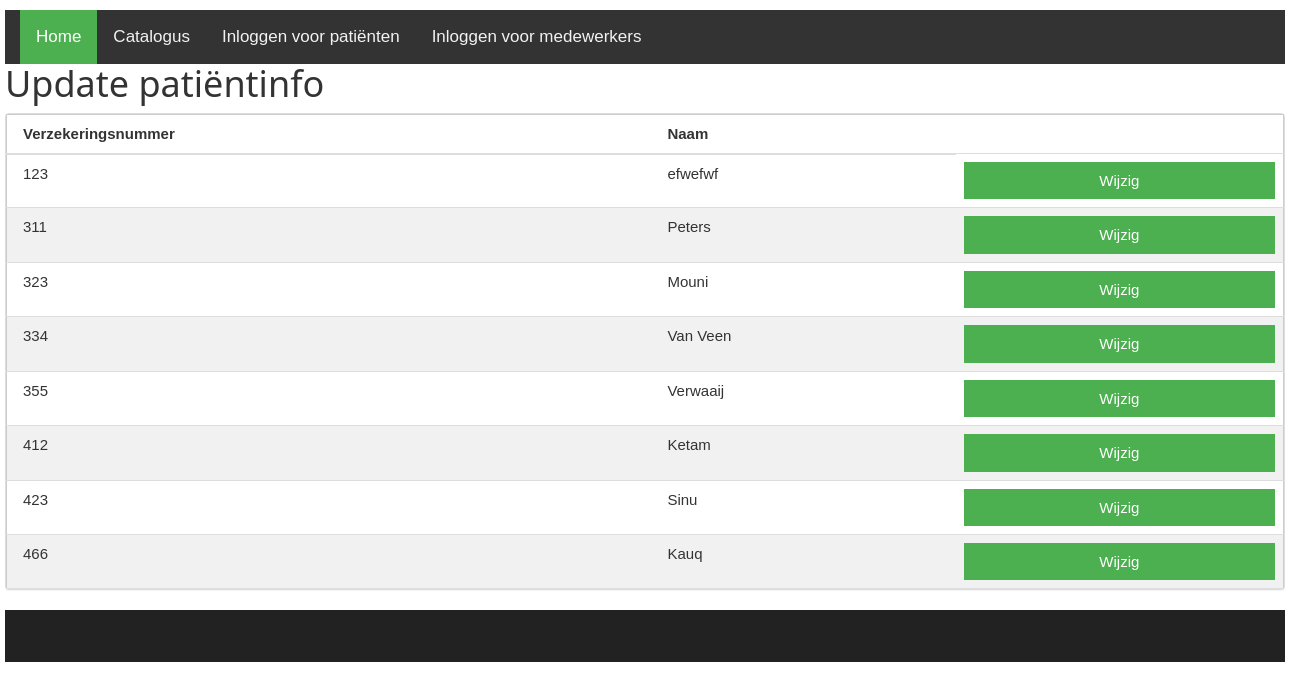
The page /wijzigpatientinfotabel.php on the database as committed earlier.
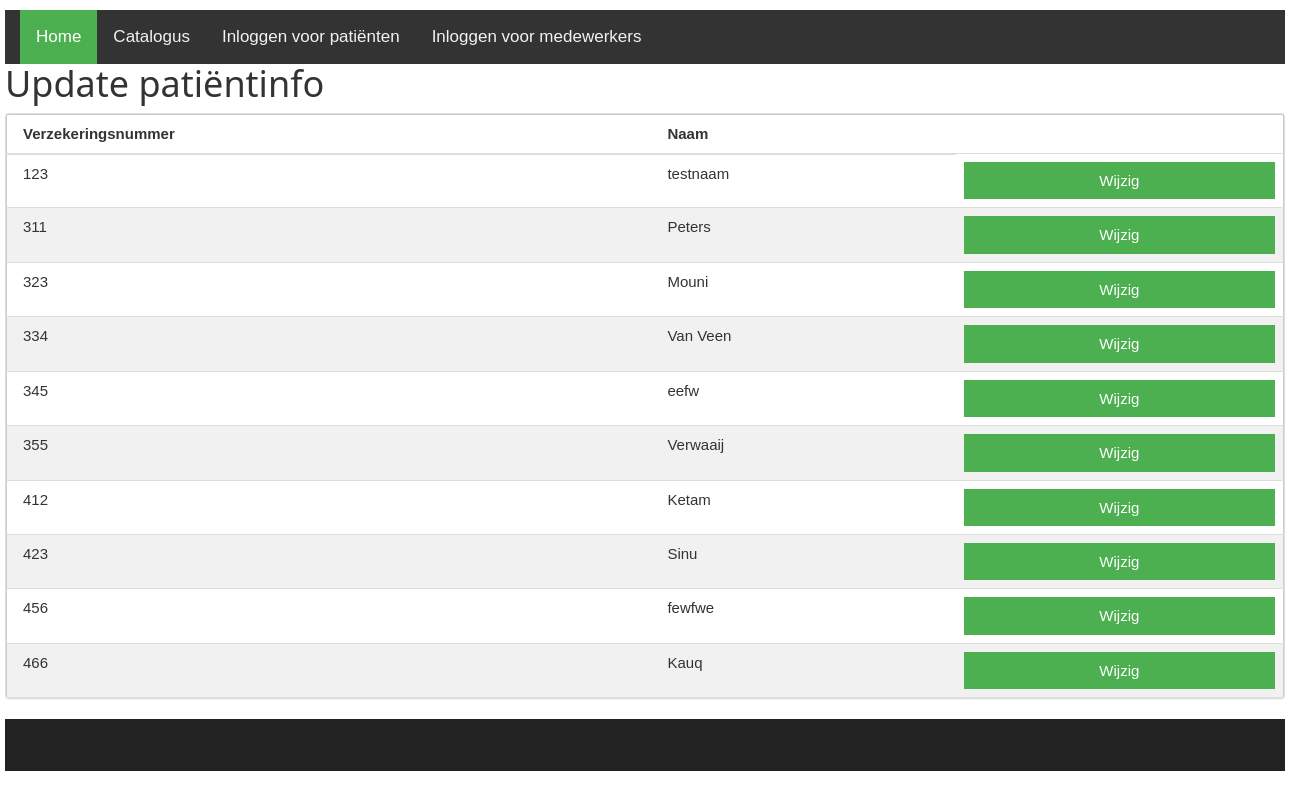
The same page on the database as committed later.
### tables this page shows
CREATE TABLE `user` (
  `verzekeringsnummer` int(11) NOT NULL,
  `email` varchar(100) NOT NULL,
  `achternaam` varchar(100) NOT NULL,
  `geboorteplaats` varchar(100) NOT NULL,
  `adres` varchar(100) NOT NULL,
  `telefoonnummer` varchar(45) NOT NULL,
  `postcode` varchar(45) NOT NULL,
  `apotheker` int(11) NOT NULL,
  `huisarts` int(11) NOT NULL,
  `post` varchar(100) NOT NULL,
  `verified` tinyint(4) NOT NULL DEFAULT '0',
  `rol` int(11) NOT NULL DEFAULT '1'
);

### wijzigpatientinfotabel.php (the view, shortened to what this page needs)
<!DOCTYPE HTML>
<html>
<head>
  <link rel="stylesheet" href="font-awesome-4.7.0/css/font-awesome.min.css">
  <link rel="stylesheet" href="css/bootstrap.min.css">
  <link rel="stylesheet" href="css/style.css" rel="stylesheet">
  <link rel="stylesheet" href="css/w3.css">
</head>
<body>
  <div id="container">
    <?php include 'navbar.php';?>
        <div id="Content">
          <h1>Update patiëntinfo</h1>
          <form name="orderinfo">
<div class="bs-example">
    <div class="panel panel-default">
        <table class="table w3-table-all">
            <thead>
                <tr>
                    <th>Verzekeringsnummer</th>
                    <th>Naam</th>
                </tr>
            </thead>
            <tbody>
        <?php
        include 'db_connect.php';
        $sql = "SELECT * FROM user";
        $result = $conn->query($sql);
        if ($result->num_rows > 0) {
             while($row = $result->fetch_assoc()) {
                 echo "<tr>
                        <td>". $row["verzekeringsnummer"]."</td>
                        <td>". $row["achternaam"]."</td>
                        <td><a href='wijzigpatientinfoform.php?id=".$row['verzekeringsnummer']."'  role='button' class='w3-button w3-block w3-green'>Wijzig</a></td>
                      </tr>";
             }
        } else {
             echo "0 results";
        }
        ?>
            </tbody>
        </table>
    </div>
  </div>
</div>
  <?php include 'catfooter.php';?>
</div>
</body>
</html>

### navbar.php (shortened to what this page needs)
<!DOCTYPE html>
<html>
<head>
</head>
<body>
<div class="topnav col-lg-12 col-xs-4">
<?php
if (isset($_SESSION["verzekeringsnummer"]) && $_SESSION["verzekeringsnummer"] == true || isset($_SESSION["id"]) && $_SESSION["id"] == true && isset($_SESSION["rol"]) && $_SESSION["rol"] == true)
{
	switch($_SESSION["rol"])
	{
		case "1":
        echo "
              <a class='active' href='./patienthomepage.php'>Home</a>
              <a href='./catalogus.php'>Catalogus</a>
              <a href='./patientprofiel.php'>Patiëntprofiel</a>
              <a href='./handleidingmobiel.php'>Handleiding Mobiel</a>
              <a href='./logout.php'>Uitloggen</a>";
        break;
    case "2":
        echo "
              <a class='active' href='./huisartshomepage.php'>Home</a>
              <a href='./catalogus.php'>Catalogus</a>
              <a href='./registerform.php'>Registreer een patient</a>
              <a href='./receptschrijven.php'>Recept schrijven</a>
              <a href='./leveroverzichtzoeken.php'>Leveroverzicht</a>
              <a href='./logout.php'>Uitloggen</a>";
        break;
    case "3":
        echo "
              <a class='active' href='./apothekerhomepage.php'>Home</a>
              <a href='./catalogus.php'>Catalogus</a>
              <a href='./overzichtvoorraden.php'>Overzicht Voorraden</a>
              <a href='./spullen_overzicht.php'>Spullen Koerier</a>
              <a href='./medicijnmenu.php'>Medicijn Menu</a>
              <a href='./logout.php'>Uitloggen</a>";
        break;
    case "4":
        echo "
              <a class='active' href='./koerierhomepage.php'>Home</a>
              <a href='./catalogus.php'>Catalogus</a>
              <a href='./leverschema.php'>Leverschema</a>
              <a href='./logout.php'>Uitloggen</a>
              <a href='https://cdn.discordapp.com/attachments/366635390783848479/366635681805500416/goobstandthere.png' style='font-color: black'></a>";
        break;
        default:
        break;
        }
  }
else {
  ?>
  <a class='active' href='./index.php'>Home</a>
  <a href='./catalogus.php'>Catalogus</a>
  <a href='./loginform_patient.php'>Inloggen voor patiënten</a>
  <a href='./loginform_medewerker.php'>Inloggen voor medewerkers</a>
  <?php
}
?>
</div>
</body>
</html>

### catfooter.php
<!DOCTYPE html>
<html>
<head>
</head>
<body>
  <div id="catfooter"></div>
</body>
</html>

### css/style.css (style rules this page uses)
body { margin: 0; padding: 0; height: 100%; !important }
html { margin: 0; padding: 0; height: 100%; }
#container { width: 1280px; min-height: 100%; height: 100%; position: relative; margin: 0 auto; }
#catfooter { position: absolute; !important bottom: 0; width: inherit; height: 52px; margin: 0 auto; background-color: #222222; }

### css/w3.css (style rules this page uses)
*,*:before,*:after { box-sizing:inherit }
html { -ms-text-size-adjust:100%;-webkit-text-size-adjust:100% }
body { margin:0 }
a { background-color:transparent;-webkit-text-decoration-skip:objects }
html,body { font-family:Verdana,sans-serif;font-size:15px;line-height:1.5 }
html { overflow-x:hidden }
h1,h2,h3,h4,h5,h6,.w3-slim,.w3-wide { font-family:"Segoe UI",Arial,sans-serif }
h1 { font-size:36px }
h1,h2,h3,h4,h5,h6 { font-weight:400;margin:10px 0 }
a { color:inherit }
.w3-table,.w3-table-all { border-collapse:collapse;border-spacing:0;width:100%;display:table }
.w3-table-all { border:1px solid #ccc }
.w3-bordered tr,.w3-table-all tr { border-bottom:1px solid #ddd }
.w3-table-all tr:nth-child(odd) { background-color:#fff }
.w3-table-all tr:nth-child(even) { background-color:#f1f1f1 }
.w3-table td,.w3-table th,.w3-table-all td,.w3-table-all th { padding:8px 8px;display:table-cell;text-align:left;vertical-align:top }
.w3-table th:first-child,.w3-table td:first-child,.w3-table-all th:first-child,.w3-table-all td:first-child { padding-left:16px }
.w3-btn,.w3-btn-block,.w3-button { border:none;display:inline-block;outline:0;padding:6px 16px;vertical-align:middle;overflow:hidden;text-decoration:none!important;color:#fff;background-color:#000;text-align:center;cursor:pointer;white-space:nowrap }
.w3-button { color:#000;background-color:#f1f1f1;padding:8px 16px }
.w3-btn,.w3-btn-floating,.w3-btn-floating-large,.w3-closenav,.w3-opennav,.w3-btn-block,.w3-button { -webkit-touch-callout:none;-webkit-user-select:none;-khtml-user-select:none;-moz-user-select:none;-ms-user-select:none;user-select:none }
.w3-block { display:block;width:100% }
.w3-green,.w3-hover-green:hover { color:#fff!important;background-color:#4CAF50!important }

### navbar.php (style rules this page uses)
body { margin:0; }
.topnav { overflow: hidden; background-color: #333; }
.topnav a { float: left; display: block; color: #f2f2f2; text-align: center; padding: 14px 16px; text-decoration: none; font-size: 17px; }
.topnav a.active { background-color: #4CAF50; color: white; }

Rows that differ between the two databases and show on the page:
changed user id 123: achternaam "efwefwf" → "testnaam"
added user: verzekeringsnummer "345", achternaam "eefw"
added user: verzekeringsnummer "456", achternaam "fewfwe"
